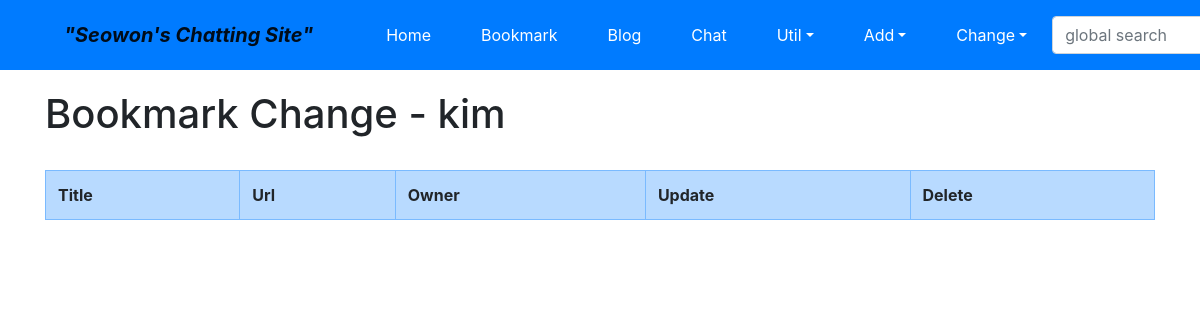
The page /bookmark/change/ (signed in) on the database as committed earlier.
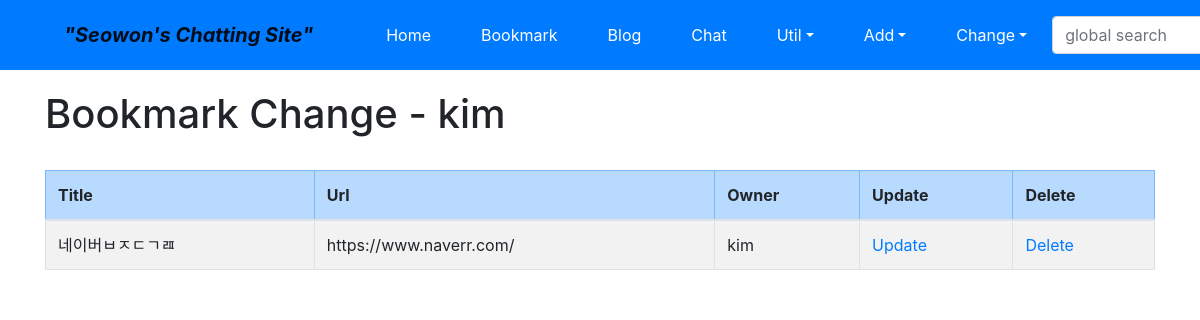
The same page on the database as committed later.
### bookmark/models.py (models this page shows, shortened)
class Bookmark(models.Model):
	title = models.CharField('TITLE', max_length=100, blank=True)
	url = models.URLField('URL', unique=False)
	owner = models.ForeignKey(User, on_delete=models.CASCADE, blank=True, null=True)

### bookmark/views.py (the view)
# urls.py: path('change/', views.BookmarkChangeLV.as_view(), name="change",),
class BookmarkChangeLV(LoginRequiredMixin, ListView):
	template_name = 'bookmark/bookmark_change_list.html'
	def get_queryset(self):
		return Bookmark.objects.filter(owner=self.request.user)

### bookmark/templates/bookmark/bookmark_change_list.html (shortened to what this page needs)
{% extends "base.html" %}
{% block content %}
<h1>Bookmark Change - {{user}}</h1>
<br>
<table class="table table-bordered table-condensed table-striped">
	<thread>
		<tr class="table-primary">
			<th>Title</th>
			<th>Url</th>
			<th>Owner</th>
			<th>Update</th>
			<th>Delete</th>
		</tr>
	</thread>
	<tbody>
		{% for item in object_list %}
		<tr>
			<td>{{item.title}}</td>
			<td>{{item.url}}</td>
			<td>{{item.owner}}</td>
			<td><a href="{% url 'bookmark:update' item.id %}">Update</a></td>
			<td><a href="{% url 'bookmark:delete' item.id %}">Delete</a></td>
		</tr>
		{% endfor %}
	</tbody>
</table>
{% endblock %}

Rows that differ between the two databases and show on the page:
added Bookmark: title "네이버ㅂㅈㄷㄱㄿ", url "https://www.naverr.com/", owner "kim"
